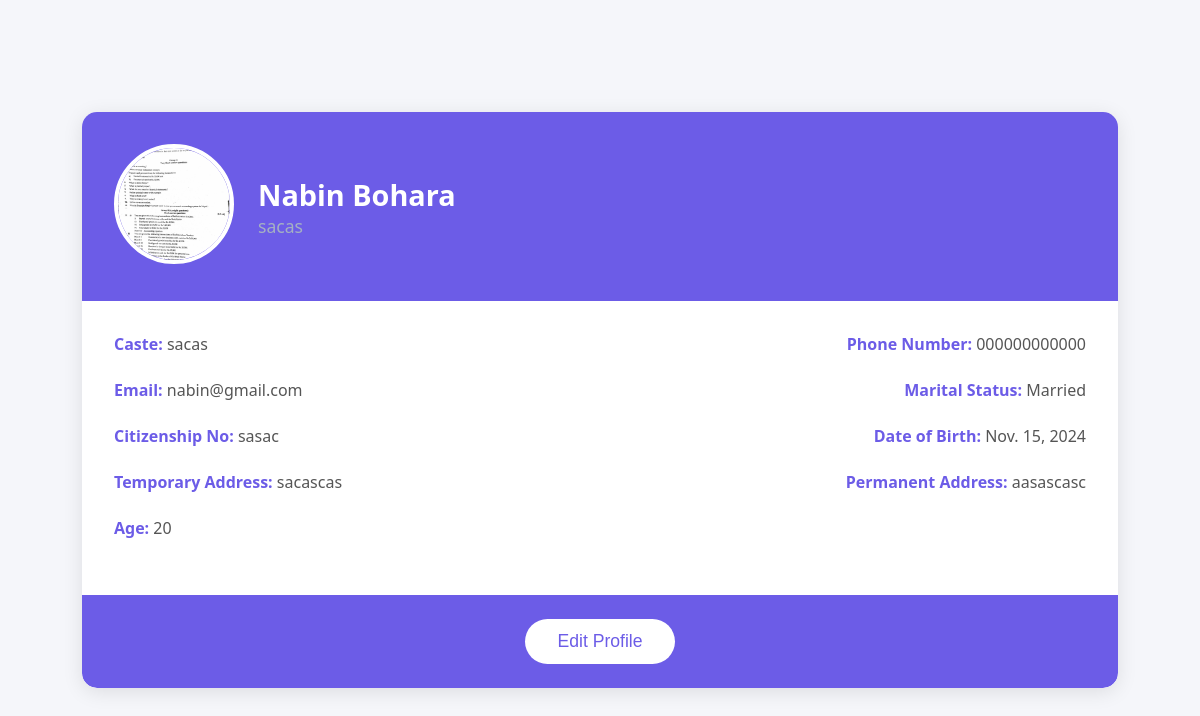
/admin_profile/ (signed in), run on the app's committed database.
### complaints/models.py (models this page shows, shortened)
class AdminProfile(models.Model):
    user = models.OneToOneField(User, on_delete=models.CASCADE)
    profile_picture = models.ImageField(upload_to='admin_pictures/', blank=True, null=True)
    name = models.CharField(max_length=100)
    caste = models.CharField(max_length=50)
    temp_address = models.TextField("Temporary Address")
    perm_address = models.TextField("Permanent Address")
    phone_number = models.CharField(max_length=15)
    email = models.EmailField()
    MARITAL_STATUS_CHOICES = [
        ('Married', 'Married'),
        ('Single', 'Single')
    ]
    marital_status = models.CharField(max_length=10, choices=MARITAL_STATUS_CHOICES)
    post = models.CharField(max_length=50)
    citizenship_no = models.CharField(max_length=20)
    date_of_birth = models.DateField()
    age = models.IntegerField()

### complaints/views.py (the view)
# urls.py: path('admin_profile/', views.admin_profile_view, name='admin_profile'),
@login_required
def admin_profile_view(request):
    admin_profile = AdminProfile.objects.get(user=request.user)
    if request.method == 'POST':
        form = AdminProfileForm(request.POST, request.FILES, instance=admin_profile)
        if form.is_valid():
            form.save()
            return redirect('admin_profile')  # Redirect after saving the changes
    else:
        form = AdminProfileForm(instance=admin_profile)  # Pre-fill the form with existing profile data
    return render(request, 'admin_profile.html', {'form': form, 'admin_profile': admin_profile})

### complaints/templates/admin_profile.html (shortened to what this page needs)
<!DOCTYPE html>
<html lang="en">
    {% load static %}
<head>
    <link rel="stylesheet" href="{% static 'admin_profile.css' %}">
</head>
<body>
    <div class="container">
        <div class="profile-card">
            <div class="profile-header">
                {% if admin_profile.profile_picture %}
                    <div class="profile-picture">
                        <img src="{{ admin_profile.profile_picture.url }}" alt="Admin Picture">
                    </div>
                {% endif %}
                <div class="profile-info">
                    <h2>{{ admin_profile.name }}</h2>
                    <p class="role">{{ admin_profile.post }}</p>
                </div>
            </div>
            <div class="profile-details">
                <div class="detail-row">
                    <p><strong>Caste:</strong> {{ admin_profile.caste }}</p>
                    <p><strong>Phone Number:</strong> {{ admin_profile.phone_number }}</p>
                </div>
                <div class="detail-row">
                    <p><strong>Email:</strong> {{ admin_profile.email }}</p>
                    <p><strong>Marital Status:</strong> {{ admin_profile.marital_status }}</p>
                </div>
                <div class="detail-row">
                    <p><strong>Citizenship No:</strong> {{ admin_profile.citizenship_no }}</p>
                    <p><strong>Date of Birth:</strong> {{ admin_profile.date_of_birth }}</p>
                </div>
                <div class="detail-row">
                    <p><strong>Temporary Address:</strong> {{ admin_profile.temp_address }}</p>
                    <p><strong>Permanent Address:</strong> {{ admin_profile.perm_address }}</p>
                </div>
                <div class="detail-row">
                    <p><strong>Age:</strong> {{ admin_profile.age }}</p>
                </div>
            </div>
            <div class="edit-button">
                <a href="{% url 'edit_admin_profile' %}">
                    <button>Edit Profile</button>
                </a>
            </div>
        </div>
    </div>
</body>
</html>

### complaints/static/admin_profile.css (style rules this page uses)
* { margin: 0; padding: 0; box-sizing: border-box; }
body { font-family: 'Segoe UI', Tahoma, Geneva, Verdana, sans-serif; background-color: #f5f6fa; color: #2f3640; display: flex; justify-content: center; align-items: center; min-height: 100vh; }
.container { width: 100%; max-width: 1100px; padding: 2rem; }
.profile-card { background-color: #fff; border-radius: 15px; box-shadow: 0 4px 20px rgba(0, 0, 0, 0.1); overflow: hidden; transition: transform 0.3s ease, box-shadow 0.3s ease; }
.profile-header { background-color: #6c5ce7; padding: 2rem; color: #fff; display: flex; align-items: center; justify-content: space-between; }
.profile-header .profile-picture img { width: 120px; height: 120px; border-radius: 50%; object-fit: cover; border: 4px solid #fff; }
.profile-info { flex: 1; margin-left: 1.5rem; }
.profile-info h2 { font-size: 1.8rem; font-weight: 600; }
.profile-info .role { font-size: 1.1rem; color: #a5b1c2; }
.profile-details { padding: 2rem; }
.detail-row { display: flex; justify-content: space-between; margin-bottom: 1.5rem; }
.detail-row p { font-size: 1rem; color: #555; }
.detail-row strong { color: #6c5ce7; }
.edit-button { padding: 1.5rem; text-align: center; background-color: #6c5ce7; border-radius: 0 0 15px 15px; }
.edit-button button { background-color: #fff; color: #6c5ce7; border: none; padding: 0.75rem 2rem; font-size: 1.1rem; border-radius: 30px; cursor: pointer; transition: background-color 0.3s ease, transform 0.2s ease; }

### data on the page
AdminProfile: profile_picture (picture), name "Nabin Bohara", post "sacas", caste "sacas", phone_number "000000000000", email "nabin@gmail.com", marital_status "Married", citizenship_no "sasac", date_of_birth "Nov. 15, 2024", temp_address "sacascas", perm_address "aasascasc", age "20"
